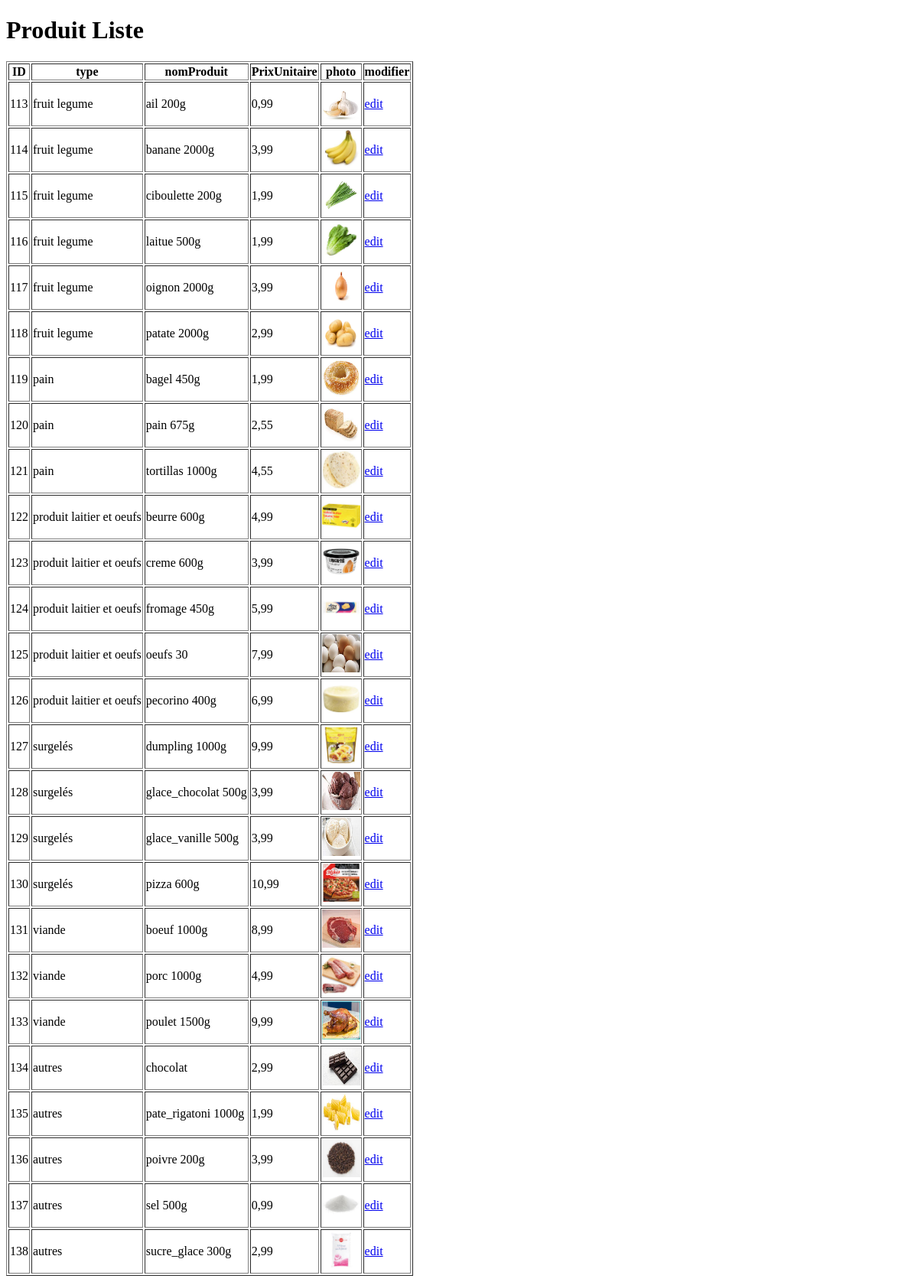
The app's page /produit/liste/, older data.
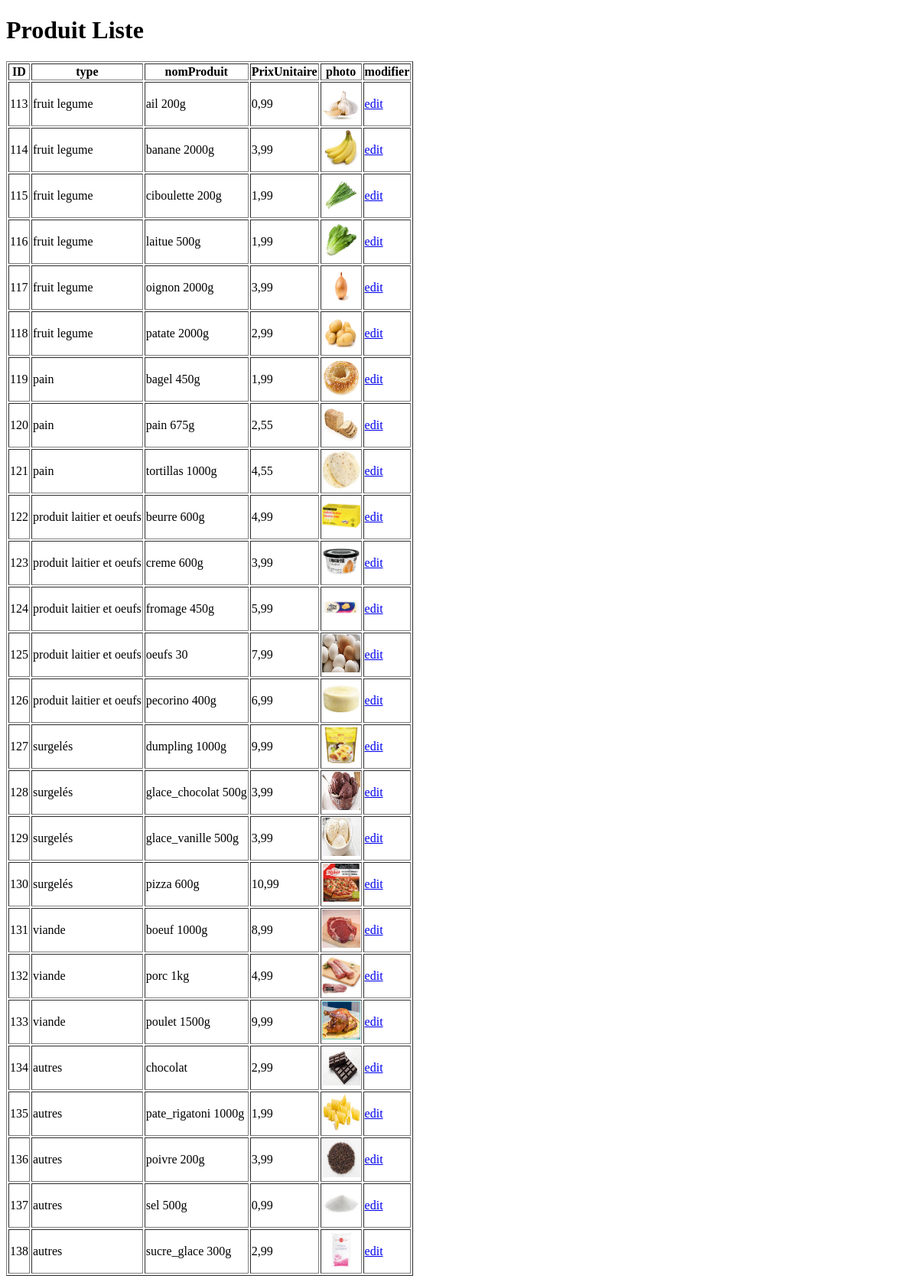
The same page, newer data.
### gestion_vente/models.py (models this page shows, shortened)
class Produit(models.Model):
    nomProduit = models.CharField(verbose_name='Nom du Produit', max_length=20)
    typeProduit = models.CharField(verbose_name='type du produit', max_length=20, default="produit")
    prixUnitair = models.DecimalField(verbose_name="Prix Unitaire", max_digits=10, decimal_places=2, default=0)
    lienPhoto = models.CharField(verbose_name='lien photo', max_length=100, default="")

### gestion_vente/views.py (the view)
# urls.py: path("produit/liste/", views.produit_liste, name="produit_liste"),
def produit_liste(request):
    listeProduit = models.Produit.objects.all()
    return render(request, "produit_liste.html", {"listeProduit":listeProduit} )

### gestion_vente/templates/produit_liste.html (shortened to what this page needs)
<!DOCTYPE html>
<html lang="en">
<head>
</head>
<body>
    <h1>Produit Liste</h1>
    <table border="1px">
        <thead>
            <th>ID</th>
            <th>type</th>
            <th>nomProduit</th>
            <th>PrixUnitaire</th>
            <th>photo</th>
            <th>modifier</th>
        </thead>
        <tbody>
            {% for produit in listeProduit %}
            <tr>
                <td>{{ produit.id }}</td>
                <td>{{ produit.typeProduit }}</td>
                <td>{{ produit.nomProduit }} </td>
                <td>{{ produit.prixUnitair }} </td>
                <td><img src= '{{ produit.lienPhoto }}' alt="photo indisponible" style="width:50px;height:50px;"></td>
                <td>
                    <a href="/produit/{{ produit.id }}/edit/">edit</a>
                </td>
            </tr>
            {% endfor %}
        </tbody>
    </table>
</body>
</html>

Row changes from the older to the newer data that the page shows:
changed Produit id 132: nomProduit "porc 1000g" → "porc 1kg"
